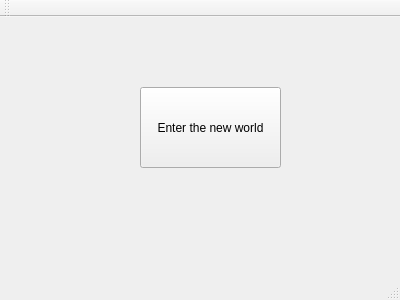
<?xml version="1.0" encoding="UTF-8"?>
<ui version="4.0">
 <class>MainWindow</class>
 <widget class="QMainWindow" name="MainWindow">
  <property name="geometry">
   <rect>
    <x>0</x>
    <y>0</y>
    <width>400</width>
    <height>300</height>
   </rect>
  </property>
  <property name="windowTitle">
   <string>MainWindow</string>
  </property>
  <widget class="QWidget" name="centralWidget">
   <widget class="QPushButton" name="pushButton">
    <property name="geometry">
     <rect>
      <x>140</x>
      <y>70</y>
      <width>141</width>
      <height>81</height>
     </rect>
    </property>
    <property name="text">
     <string>Enter the new world</string>
    </property>
   </widget>
  </widget>
  <widget class="QMenuBar" name="menuBar">
   <property name="geometry">
    <rect>
     <x>0</x>
     <y>0</y>
     <width>400</width>
     <height>22</height>
    </rect>
   </property>
  </widget>
  <widget class="QToolBar" name="mainToolBar">
   <attribute name="toolBarArea">
    <enum>TopToolBarArea</enum>
   </attribute>
   <attribute name="toolBarBreak">
    <bool>false</bool>
   </attribute>
  </widget>
  <widget class="QStatusBar" name="statusBar"/>
 </widget>
 <layoutdefault spacing="6" margin="11"/>
 <resources/>
 <connections/>
</ui>
